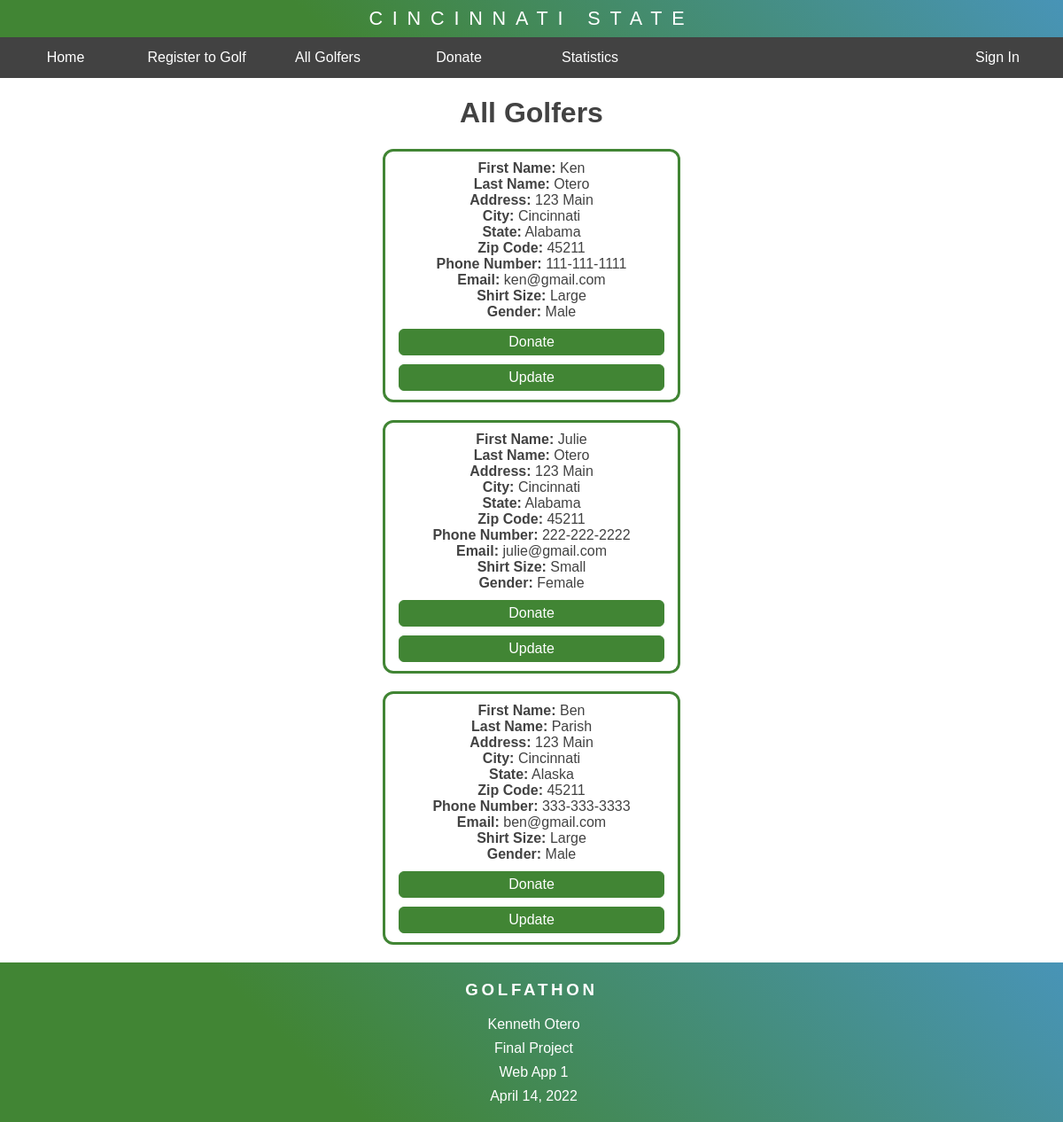
/Content/ShowGolfers.php, run on the app's committed database.
### tables this page shows
CREATE TABLE TGolfers (
	intGolferID				INTEGER AUTO_INCREMENT	NOT NULL,
    strFirstName			VARCHAR(250)			NOT NULL,
    strLastName				VARCHAR(250)			NOT NULL,
    strAddress				VARCHAR(250)			NOT NULL,
    strCity					VARCHAR(250)			NOT NULL,
    intStateID				INTEGER					NOT NULL,
    strZip					VARCHAR(250)			NOT NULL,
    strPhoneNumber			VARCHAR(250)			NOT NULL,
    strEmail				VARCHAR(250)			NOT NULL,
    intShirtSizeID			INTEGER					NOT NULL,
    intGenderID				INTEGER					NOT NULL,
    CONSTRAINT TGolfers_UQ UNIQUE (strEmail),
    CONSTRAINT TGolfers_PK PRIMARY KEY (intGolferID)
);

CREATE TABLE TStates (
	intStateID				INTEGER AUTO_INCREMENT 	NOT NULL,
    strState				VARCHAR(250)			NOT NULL,
    CONSTRAINT TStates_PK PRIMARY KEY (intStateID)
);

CREATE TABLE TShirtSizes (
	intShirtSizeID			INTEGER AUTO_INCREMENT	NOT NULL,
    strShirtSize			VARCHAR(250)			NOT NULL,
    CONSTRAINT TShirtSizes_PK PRIMARY KEY (intShirtSizeID)
);

CREATE TABLE TGenders (
	intGenderID				INTEGER AUTO_INCREMENT 	NOT NULL,
    strGender				VARCHAR(250)			NOT NULL,
    CONSTRAINT TGenders_PK PRIMARY KEY (intGenderID)
);

### Content/ShowGolfers.php (the view, shortened to what this page needs)
<!DOCTYPE html>
<html lang="en">
<head>
    <link rel="stylesheet" href="../../Styles/Homepage.css">
    <link rel="stylesheet" href="../../Styles/ShowGolfers.css">
</head>
<body>
    <div class="Header">
        <div>
            <ul class="TopBar">
                <li>CINCINNATI STATE</li>
            </ul>
        </div>
        <div>
            <ul class="MenuBar">
                <li><a href="Homepage.php">Home</a></li>
                <li><a href="InsertGolfer.php">Register to Golf</a></li>
                <li><a href="ShowGolfers.php">All Golfers</a></li>
                <li><a href="Donate.php">Donate</a></li>
                <li><a href="GolferStats.php">Statistics</a></li>
                <?php
                    require('IsLoggedIn.php');
                ?>
            </ul>
        </div>
    </div>
    <?php
        try {
            $servername = "itd2.cincinnatistate.edu";
            $username = "kjotero2";
            $password = "0646911";
            $dbname = "02WAPP1400OteroK";
            $conn = mysqli_connect($servername, $username, $password, $dbname);
            if ($conn) {
                $result = mysqli_query($conn, "SELECT MAX(intEventYear) as Year FROM TEvents");
                if ($result) {
                    $row = mysqli_fetch_assoc($result);
                    $intEventYear = $row['Year'];
                }
                $sql = "SELECT
                            TG.intGolferID,
                            TG.strFirstName,
                            TG.strLastName,
                            TG.strAddress,
                            TG.strCity,
                            TS.strState,
                            TG.strZip,
                            TG.strPhoneNumber,
                            TG.strEmail,
                            TSS.strShirtSize,
                            TGD.strGender
                        FROM
                            TGolfers as TG JOIN TStates as TS
                                ON TG.intStateID = TS.intStateID
                            JOIN TShirtSizes as TSS
                                ON TSS.intShirtSizeID = TG.intShirtSizeID
                            JOIN TGenders as TGD
                                ON TGD.intGenderID = TG.intGenderID
                            JOIN TEventGolfers as TEG
                                ON TEG.intGolferID = TG.intGolferID
                            JOIN TEvents as TE
                                ON TE.intEventID = TEG.intEventID
                        WHERE TE.intEventYear = $intEventYear";
                $result = $conn->query($sql);
                echo '<div class="Title"><h1>All Golfers</h1></div>';
                while ($obj = $result->fetch_assoc()) {
                    echo '
                        <div class="ShowGolfers">
                            <span class="details">First Name:</span>
                            <span>' . $obj['strFirstName'] . '</span><br>
                            <span class="details">Last Name:</span>
                            <span>' . $obj['strLastName'] . '</span><br>
                            <span class="details">Address:</span>
                            <span>' . $obj['strAddress'] . '</span><br>
                            <span class="details">City:</span>
                            <span>' . $obj['strCity'] . '</span><br>
                            <span class="details">State:</span>
                            <span>' . $obj['strState'] . '</span><br>
                            <span class="details">Zip Code:</span>
                            <span>' . $obj['strZip'] . '</span><br>
                            <span class="details">Phone Number:</span>
                            <span>' . $obj['strPhoneNumber'] . '</span><br>
                            <span class="details">Email:</span>
                            <span>' . $obj['strEmail'] . '</span><br>
                            <span class="details">Shirt Size:</span>
                            <span>' . $obj['strShirtSize'] . '</span><br>
                            <span class="details">Gender:</span>
                            <span>' . $obj['strGender'] . '</span><br>
                            <a href="Donate.php?ID= ' . $obj['intGolferID'] .'"><input type="button" name="btnDonate" id="btnDonate" value="Donate"</a>
                            <a href = "UpdateGolfer.php?ID= ' . $obj['intGolferID'] .'"><input type="button" name="btnUpdate" id="btnUpdate" value="Update"></a>
                        </div>';
                }
            }
        } catch (Exception $e) {
            echo $e;
        }
    ?>
    <div class="Footer">
        <h3>GOLFATHON</h3>
        <ul>
            <li>Kenneth Otero</li>
            <li>Final Project</li>
            <li>Web App 1</li>
            <li>April 14, 2022</li>
        </ul>
    </div>
</body>
</html>

### Content/IsLoggedIn.php (shortened to what this page needs)
<!DOCTYPE html>
<html lang="en">
<head>
</head>
<body>
    <?php
        if ($_SESSION['blnLoggedIn'] == TRUE) {
            echo '<li><a href="AdminHome.php" id="LogOut">Admin Home</a></li>';
            echo '<li><a href="LogOut.php" id="LogOut">Log Out</a></li>';
        } else {
            echo '<li><a href="http://itd1.cincinnatistate.edu/WAPP1-OteroK/Contents/Week15/Login.php" id="Login">Sign In</a></li>';
        }
    ?>
</body>
</html>

### Styles/Homepage.css (style rules this page uses)
body { margin: 0; font-family: Arial, Helvetica, sans-serif; }
.Header { top: 0; left: 0; right: 0; }
.TopBar { list-style-type: none; margin: 0; padding: 0; overflow: hidden; background-color: #418534; background-image: linear-gradient(45deg, #418534 30%, #4894b7); }
.TopBar li { text-align: center; font-size: 1.35em; padding: 8px 16px; color: #fff; font-family: Arial, Helvetica, sans-serif; letter-spacing: 0.5em; }
.MenuBar { list-style-type: none; margin: 0; padding: 0; overflow: hidden; background-color: #424242; }
.MenuBar li a { display: block; width: 120px; color: white; text-align: center; padding: 14px 14px; text-decoration: none; font-family: Arial, Helvetica, sans-serif; }
.MenuBar li:last-child { float: right; }
.MenuBar a { float: left; display: block; padding: 8px; }
.Footer { background-image: linear-gradient(45deg, #418534 30%, #4894b7); color: #fff; height: 180px; margin-left: 0; clear: left; }
.Footer ul li { font-family: Arial, Helvetica, sans-serif; color: #fff; margin-left: -35px; list-style: none; height: 27px; display: block; text-align: center; }
.Footer h3 { font-family: Arial, Helvetica, sans-serif; color: #fff; padding-top: 20px; text-align: center; letter-spacing: 0.2em; }

### Styles/ShowGolfers.css (style rules this page uses)
.ShowGolfers { border: 3px solid #418534; border-radius: 12px; font-family: Arial, Helvetica, sans-serif; margin-left: auto; margin-right: auto; margin-bottom: 20px; width: 25%; max-width: 700px; padding: 10px 15px; text-align: center; color: #424242; }
.Title h1 { color: #424242; text-align: center; }
.details { font-weight: bold; text-align: left; }
#btnDonate { color: #fff; font-size: 1.0em; background-color: #418534; border: 1px solid #418534; text-align: center; padding: 5px 10px; border-radius: 6px; width: 100%; margin-top: 10px; }
#btnUpdate { color: #fff; font-size: 1.0em; background-color: #418534; border: 1px solid #418534; text-align: center; padding: 5px 10px; border-radius: 6px; width: 100%; margin-top: 10px; }

### data on the page
tgolfers: strFirstName "Ken", strLastName "Otero", strAddress "123 Main", strCity "Cincinnati", intStateID.strState "Alabama", strZip "45211", strPhoneNumber "111-111-1111", strEmail "ken@gmail.com", intShirtSizeID.strShirtSize "Large", intGenderID.strGender "Male"
tgolfers: strFirstName "Julie", strLastName "Otero", strAddress "123 Main", strCity "Cincinnati", intStateID.strState "Alabama", strZip "45211", strPhoneNumber "222-222-2222", strEmail "julie@gmail.com", intShirtSizeID.strShirtSize "Small", intGenderID.strGender "Female"
tgolfers: strFirstName "Ben", strLastName "Parish", strAddress "123 Main", strCity "Cincinnati", intStateID.strState "Alaska", strZip "45211", strPhoneNumber "333-333-3333", strEmail "ben@gmail.com", intShirtSizeID.strShirtSize "Large", intGenderID.strGender "Male"
